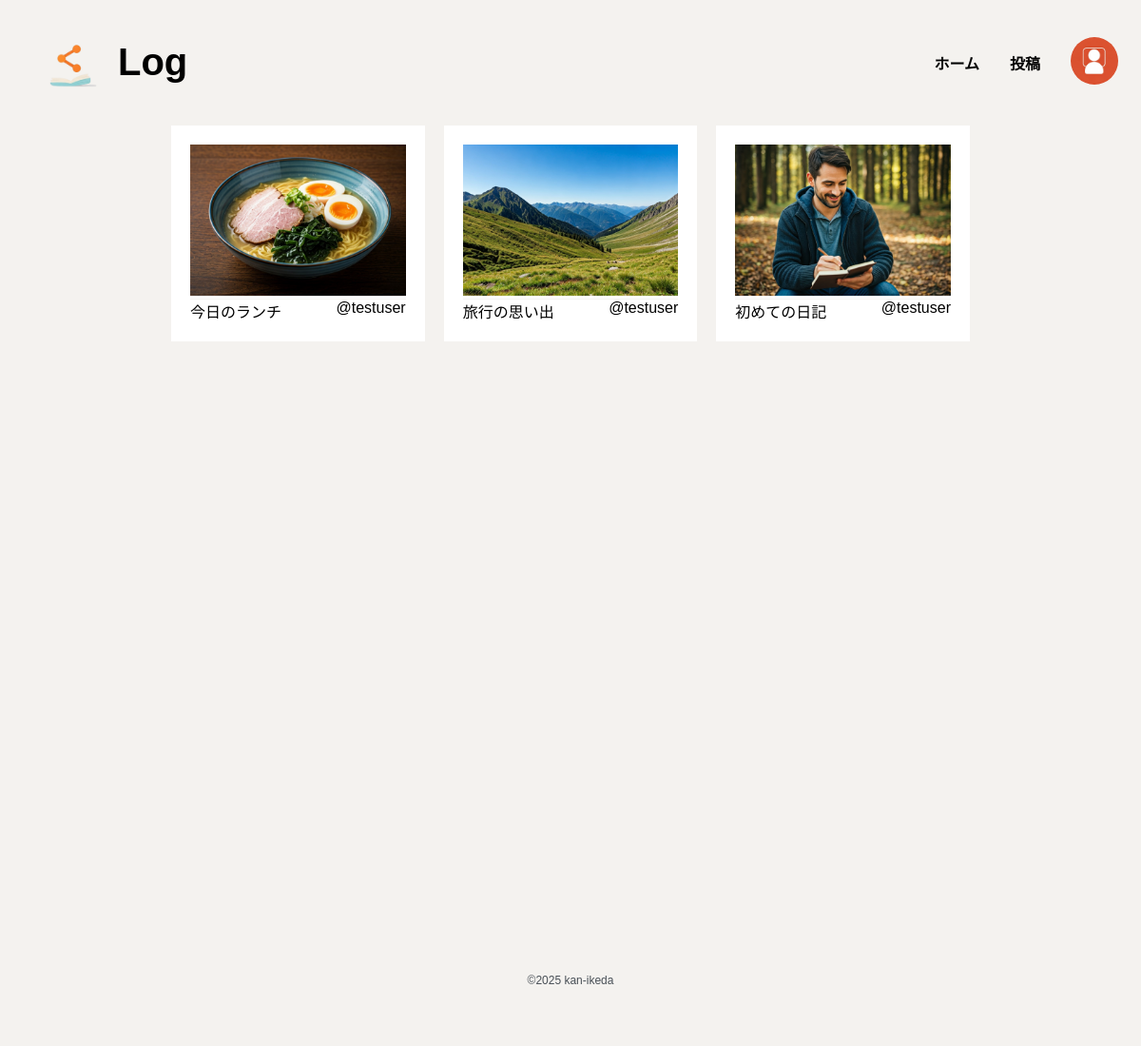
The page / on the database its author committed.
### mylog/models.py (models this page shows, shortened)
class Log(models.Model):
    title = models.CharField('タイトル', max_length=100)
    image = models.ImageField('画像', upload_to='logs/', blank=True, null=True)
    date = models.DateField('日付', auto_now_add=True)
    author = models.ForeignKey(User, on_delete=models.CASCADE, verbose_name='作者')
    content = models.TextField('内容', blank=True, null=True)
    tags = models.ManyToManyField(Tag, related_name='タグ')
    datetime = models.DateTimeField(auto_now_add=True)
    is_public = models.BooleanField(default=True)
    def truncated_title11(self, length=11):
        if len(self.title) > length:
            return self.title[:length] + "…"
        return self.title

### mylog/views.py (the view)
# urls.py: path('',views.LogListView.as_view(), name='log_list'), #ホーム（日記一覧）
class LogListView(ListView):
    model = Log
    template_name = 'mylog/log_list.html'
    context_object_name = 'logs'
    ordering = ['-datetime']
    def get_queryset(self):
        return Log.objects.filter(is_public=True).order_by('-datetime')

### templates/mylog/log_list.html (shortened to what this page needs)
{% extends 'base.html' %}
{% load static %}
{% block extra_css %}
<link rel="stylesheet" type="text/css" href="{% static 'css/log_list.css' %}">
{% endblock %}
{% block content %}
<div class="body">
    {% for log in logs %}
    <div class="logs">
        <div class="logs_area bg-w">
            <div class="log bg-w">
                {% if log.image %}
                    <div class="log_img">
                        <a href="{% url 'mylog:log_detail' log.pk %}" class="bg-w">
                            <img src="{{ log.image.url }}" alt="投稿画像">
                        </a>
                    </div>
                {% else %}
                    <div class="log_img bg-w">
                        <a href="{% url 'mylog:log_detail' log.pk %}" class="bg-w">
                            <img src="{% static 'images/NoImage.jpg' %}" alt="投稿画像">
                        </a>
                    </div>
                {% endif %}
                <div class="title_user bg-w">
                    <div class="log_title bg-w">
                        <a href="{% url 'mylog:log_detail' log.pk %}" class="bg-w">
                            {{ log.truncated_title11 }}
                        </a>
                    </div>
                    <div class="log_user bg-w">
                        <a href="{% url 'mylog:log_detail' log.pk %}" class="bg-w">
                            @{{ log.author}}
                        </a>
                    </div>
                </div>
            </div>
        </div>
    </div>
    {% endfor %}
</div>
{% endblock %}

### static/css/base.css (style rules this page uses)
* { background-color: #F4F2EF; color: black; text-align: center; }
body { font-family: sans-serif; margin: 0; }
a { text-decoration: none; }
img { width: 100px; height: 100px; }
.bg-w { background-color: #fff; }

### static/css/log_list.css (style rules this page uses)
.body { width: 70%; margin: 0 auto; display: grid; grid-template-columns: repeat(3, 1fr); gap: 20px; }
.logs { display: flex; background-color: #fff; }
.log { width: 100%; height: auto; background-color: #fff; }
.title_user { display: flex; justify-content: space-between; background-color: #fff; }
.logs_area { margin: 20px; }
.log_img img { width: 100%; height: auto; }

### rows shown on the page
Log: image (picture), truncated_title11 "今日のランチ", author "testuser"
Log: image (picture), truncated_title11 "旅行の思い出", author "testuser"
Log: image (picture), truncated_title11 "初めての日記", author "testuser"
